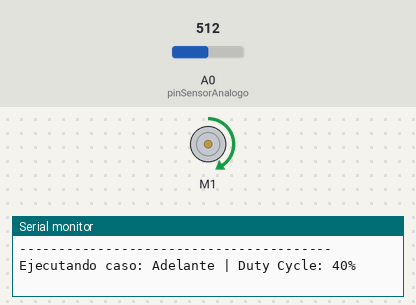
Simulated run of this sketch. Board: Arduino Uno, built with avr-gcc and run on an emulated ATmega328P. Parts: DC motor (green arrow = forward, orange = backward, longer = faster), the last lines printed to the serial monitor. The test bench sets the inputs (shaded band); at power-on: A0 (pinSensorAnalogo) = 512.

Above: at 1.1 s.
At 34.1 s:
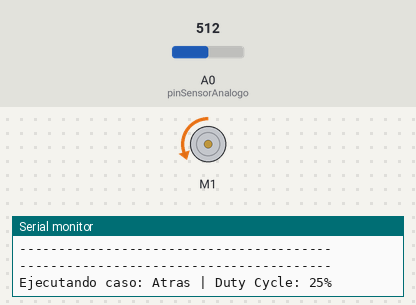
At 64.1 s:
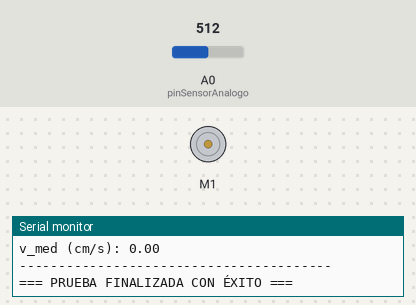
Timing chart, 0 to 65.6 s (numbered marks = the images above):
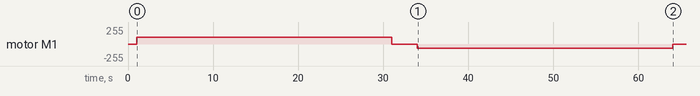

The sketch:

tercer_punto.ino
```cpp
#include <Arduino.h>
#include <AFMotor.h> // Librería para el Motor Shield L293D v1

// Definir el motor en el puerto M1 del Shield
AF_DCMotor motor(1);

// --- PARÁMETROS CONFIGURABLES DE LA PRÁCTICA ---
const int pinSensorAnalogo = A0;    // Pin analógico conectado a la salida análoga del sensor
const float Tm = 1.0;               // Tiempo de muestreo de cada ventana en segundos
const int N = 20;                   // Pulsos por vuelta del disco ranurado
const float D_rueda = 2.5;          // Diámetro de la rueda en cm
const unsigned long t_prueba = 30000; // 30 segundos de prueba por cada sentido

// Variables para la detección del flanco analógico
int umbral = 512;
bool estadoAnterior = false;

void setup() {
  Serial.begin(115200);
  delay(1000);

  Serial.println("=== INICIO DE PRUEBA FINAL Y VALIDACIÓN (CUADRO 4) ===");

  // --- CASO 1: ADELANTE ---
  // Ajusta aquí el porcentaje de Duty Cycle (%D) que logre la velocidad objetivo de 3.0 cm/s
  int dutyAdelante = 40; // Puedes cambiar este valor según tu caracterización previa
  ejecutarPrueba("Adelante", FORWARD, dutyAdelante);

  // Pausa de seguridad entre cambios de giro
  motor.setSpeed(0);
  motor.run(RELEASE);
  delay(3000);

  // --- CASO 2: ATRÁS ---
  // Ajusta aquí el porcentaje de Duty Cycle (%D) que logre la velocidad objetivo de 1.5 cm/s
  int dutyAtras = 25; // Puedes cambiar este valor según tu caracterización previa
  ejecutarPrueba("Atras", BACKWARD, dutyAtras);

  // --- APAGADO SEGURO FINAL ---
  motor.setSpeed(0);
  motor.run(RELEASE);
  Serial.println("=== PRUEBA FINALIZADA CON ÉXITO ===");
}

void loop() {
  // Vacío, la prueba se ejecuta de forma secuencial en el setup
}

void ejecutarPrueba(String nombreCaso, uint8_t direccion, int D_porcentaje) {
  Serial.println("\n----------------------------------------");
  Serial.print("Ejecutando caso: ");
  Serial.print(nombreCaso);
  Serial.print(" | Duty Cycle: ");
  Serial.print(D_porcentaje);
  Serial.println("%");

  int valorDigital = map(D_porcentaje, 0, 100, 0, 255);
  motor.setSpeed(valorDigital);
  motor.run(direccion);

  unsigned long inicioPrueba = millis();
  int totalVentanas = 0;
  float sumaRPM = 0;
  float arrayRPM[30]; // Almacena hasta 30 muestras de 1 segundo para calcular desviación estándar

  // Bucle de adquisición durante los 30 segundos exactos
  while (millis() - inicioPrueba < t_prueba && totalVentanas < 30) {
    unsigned long inicioMuestreo = millis();
    unsigned int contPulsos = 0;

    // Ventana de muestreo de 1 segundo (Tm = 1.0)
    while (millis() - inicioMuestreo < (Tm * 1000)) {
      int valorAnalogo = analogRead(pinSensorAnalogo);
      bool estadoActual = (valorAnalogo > umbral);

      if (estadoActual && !estadoAnterior) {
        contPulsos++;
      }
      estadoAnterior = estadoActual;
    }

    // Cálculos instantáneos de esta ventana de 1s
    float f_sensor = (float)contPulsos / Tm;
    float RPM_actual = (f_sensor / (float)N) * 60.0;

    arrayRPM[totalVentanas] = RPM_actual;
    sumaRPM += RPM_actual;
    totalVentanas++;
  }

  // --- CÁLCULOS ESTADÍSTICOS FINALES (30 SEGUNDOS) ---
  float RPM_med = sumaRPM / (float)totalVentanas;

  // Cálculo de la Desviación Estándar (sigma)
  float sumaDiferenciasCuadradas = 0;
  for (int i = 0; i < totalVentanas; i++) {
    float diff = arrayRPM[i] - RPM_med;
    sumaDiferenciasCuadradas += (diff * diff);
  }
  float sigma_RPM = sqrt(sumaDiferenciasCuadradas / (float)totalVentanas);

  // Conversión a velocidad angular y lineal media
  float omega_med = RPM_med * (2.0 * PI / 60.0);
  float v_med = (PI * D_rueda * RPM_med) / 60.0;

  // --- REPORTE EN MONITOR SERIAL (Para transcribir a la Tabla 4) ---
  Serial.println(">>> RESULTADOS FINALES PARA LA TABLA 4 <<<");
  Serial.print("Caso: "); Serial.println(nombreCaso);
  Serial.print("D (%): "); Serial.println(D_porcentaje);
  Serial.print("RPM_med: "); Serial.println(RPM_med, 2);
  Serial.print("sigma_RPM (Desviación): "); Serial.println(sigma_RPM, 2);
  Serial.print("omega_med (rad/s): "); Serial.println(omega_med, 2);
  Serial.print("v_med (cm/s): "); Serial.println(v_med, 2);
  Serial.println("----------------------------------------");
}
```
